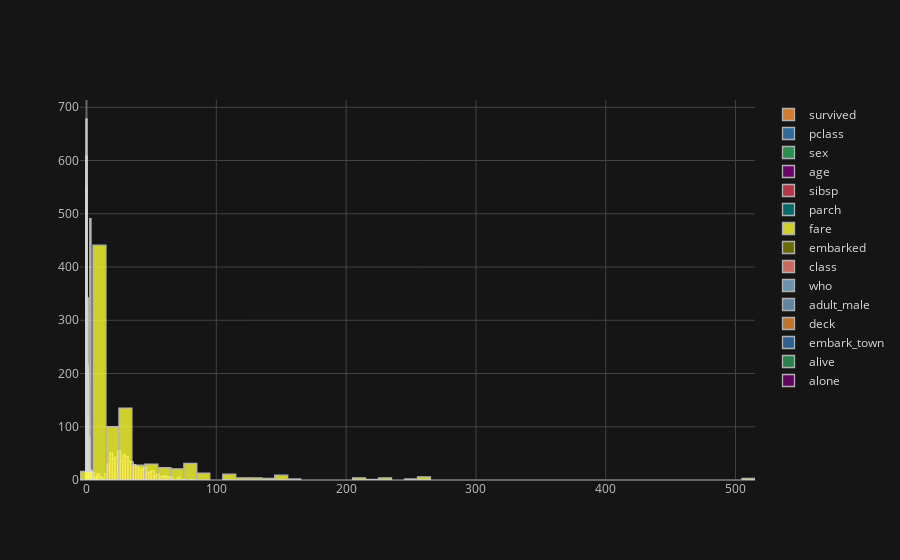

Notebook code for this chart:
### Code cell
titnic.iplot(x = 'sex' , y = 'survived' , kind = 'histogram')

### Figure 1 — Plotly figure (JSON) as saved in the notebook; plotly's stock layout.template omitted (floating-point values rounded to 4 significant figures; data arrays with more than 128 entries replaced by an {"elided": "..."} marker saying what was removed)
{"data": [{"histfunc": "count", "histnorm": "", "marker": {"color": "rgba(255, 153, 51, 1.0)", "line": {"color": "#D9D9D9", "width": 1.3}}, "name": "survived", "opacity": 0.8, "orientation": "v", "type": "histogram", "x": {"elided": "891 int values"}}, {"histfunc": "count", "histnorm": "", "marker": {"color": "rgba(55, 128, 191, 1.0)", "line": {"color": "#D9D9D9", "width": 1.3}}, "name": "pclass", "opacity": 0.8, "orientation": "v", "type": "histogram", "x": {"elided": "891 int values"}}, {"histfunc": "count", "histnorm": "", "marker": {"color": "rgba(50, 171, 96, 1.0)", "line": {"color": "#D9D9D9", "width": 1.3}}, "name": "sex", "opacity": 0.8, "orientation": "v", "type": "histogram", "x": {"elided": "891 str values"}}, {"histfunc": "count", "histnorm": "", "marker": {"color": "rgba(128, 0, 128, 1.0)", "line": {"color": "#D9D9D9", "width": 1.3}}, "name": "age", "opacity": 0.8, "orientation": "v", "type": "histogram", "x": {"elided": "891 float values"}}, {"histfunc": "count", "histnorm": "", "marker": {"color": "rgba(219, 64, 82, 1.0)", "line": {"color": "#D9D9D9", "width": 1.3}}, "name": "sibsp", "opacity": 0.8, "orientation": "v", "type": "histogram", "x": {"elided": "891 int values"}}, {"histfunc": "count", "histnorm": "", "marker": {"color": "rgba(0, 128, 128, 1.0)", "line": {"color": "#D9D9D9", "width": 1.3}}, "name": "parch", "opacity": 0.8, "orientation": "v", "type": "histogram", "x": {"elided": "891 int values"}}, {"histfunc": "count", "histnorm": "", "marker": {"color": "rgba(255, 255, 51, 1.0)", "line": {"color": "#D9D9D9", "width": 1.3}}, "name": "fare", "opacity": 0.8, "orientation": "v", "type": "histogram", "x": {"elided": "891 float values"}}, {"histfunc": "count", "histnorm": "", "marker": {"color": "rgba(128, 128, 0, 1.0)", "line": {"color": "#D9D9D9", "width": 1.3}}, "name": "embarked", "opacity": 0.8, "orientation": "v", "type": "histogram", "x": {"elided": "891 str values"}}, {"histfunc": "count", "histnorm": "", "marker": {"color": "rgba(251, 128, 114, 1.0)", "line": {"color": "#D9D9D9", "width": 1.3}}, "name": "class", "opacity": 0.8, "orientation": "v", "type": "histogram", "x": {"elided": "891 str values"}}, {"histfunc": "count", "histnorm": "", "marker": {"color": "rgba(128, 177, 211, 1.0)", "line": {"color": "#D9D9D9", "width": 1.3}}, "name": "who", "opacity": 0.8, "orientation": "v", "type": "histogram", "x": {"elided": "891 str values"}}, {"histfunc": "count", "histnorm": "", "marker": {"color": "rgba(128, 177, 211, 0.8999999999999999)", "line": {"color": "#D9D9D9", "width": 1.3}}, "name": "adult_male", "opacity": 0.8, "orientation": "v", "type": "histogram", "x": {"elided": "891 bool values"}}, {"histfunc": "count", "histnorm": "", "marker": {"color": "rgba(255, 153, 51, 0.8999999999999999)", "line": {"color": "#D9D9D9", "width": 1.3}}, "name": "deck", "opacity": 0.8, "orientation": "v", "type": "histogram", "x": {"elided": "891 str values"}}, {"histfunc": "count", "histnorm": "", "marker": {"color": "rgba(55, 128, 191, 0.8999999999999999)", "line": {"color": "#D9D9D9", "width": 1.3}}, "name": "embark_town", "opacity": 0.8, "orientation": "v", "type": "histogram", "x": {"elided": "891 str values"}}, {"histfunc": "count", "histnorm": "", "marker": {"color": "rgba(50, 171, 96, 0.8999999999999999)", "line": {"color": "#D9D9D9", "width": 1.3}}, "name": "alive", "opacity": 0.8, "orientation": "v", "type": "histogram", "x": {"elided": "891 str values"}}, {"histfunc": "count", "histnorm": "", "marker": {"color": "rgba(128, 0, 128, 0.8999999999999999)", "line": {"color": "#D9D9D9", "width": 1.3}}, "name": "alone", "opacity": 0.8, "orientation": "v", "type": "histogram", "x": {"elided": "891 bool values"}}], "layout": {"barmode": "overlay", "legend": {"bgcolor": "#151516", "font": {"color": "#D9D9D9"}}, "paper_bgcolor": "#151516", "plot_bgcolor": "#151516", "title": {"font": {"color": "#D9D9D9"}}, "xaxis": {"gridcolor": "#434343", "showgrid": true, "tickfont": {"color": "#C2C2C2"}, "title": {"font": {"color": "#D9D9D9"}, "text": ""}, "zerolinecolor": "#666570"}, "yaxis": {"gridcolor": "#434343", "showgrid": true, "tickfont": {"color": "#C2C2C2"}, "title": {"font": {"color": "#D9D9D9"}, "text": ""}, "zerolinecolor": "#666570"}}}
